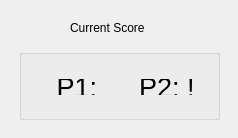
<?xml version="1.0" encoding="UTF-8"?>
<ui version="4.0">
 <class>Dialog</class>
 <widget class="QDialog" name="Dialog">
  <property name="geometry">
   <rect>
    <x>0</x>
    <y>0</y>
    <width>238</width>
    <height>138</height>
   </rect>
  </property>
  <property name="windowTitle">
   <string>Dialog</string>
  </property>
  <widget class="QLabel" name="label">
   <property name="geometry">
    <rect>
     <x>70</x>
     <y>20</y>
     <width>91</width>
     <height>16</height>
    </rect>
   </property>
   <property name="text">
    <string>Current Score</string>
   </property>
  </widget>
  <widget class="QGroupBox" name="groupBox">
   <property name="geometry">
    <rect>
     <x>19</x>
     <y>49</y>
     <width>201</width>
     <height>71</height>
    </rect>
   </property>
   <property name="title">
    <string/>
   </property>
   <widget class="QLabel" name="p1label">
    <property name="geometry">
     <rect>
      <x>30</x>
      <y>30</y>
      <width>58</width>
      <height>16</height>
     </rect>
    </property>
    <property name="font">
     <font>
      <pointsize>20</pointsize>
     </font>
    </property>
    <property name="text">
     <string> P1: 1</string>
    </property>
   </widget>
   <widget class="QLabel" name="p2label">
    <property name="geometry">
     <rect>
      <x>120</x>
      <y>30</y>
      <width>58</width>
      <height>16</height>
     </rect>
    </property>
    <property name="font">
     <font>
      <pointsize>20</pointsize>
     </font>
    </property>
    <property name="text">
     <string>P2: !</string>
    </property>
   </widget>
  </widget>
 </widget>
 <resources/>
 <connections/>
</ui>
